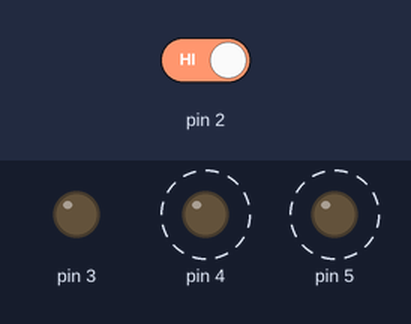
Recording of a sketch running on a simulated Arduino Uno, built with avr-gcc and run on an emulated ATmega328P. Parts: output pins drawn as LEDs (lit = HIGH). Dashed ring = blinking. Inputs (shaded band) come from the test bench; at power-on: pin 2 HIGH.

Above: at 1.3 s.
1.4 s: pin 2 driven LOW
At 2.7 s:
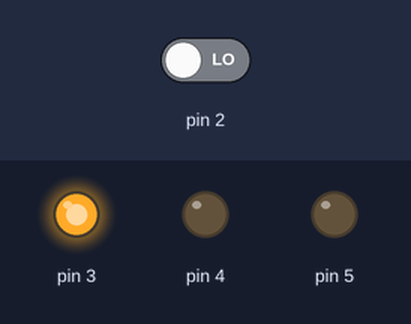
3.0 s: pin 2 driven HIGH
At 3.12 s:
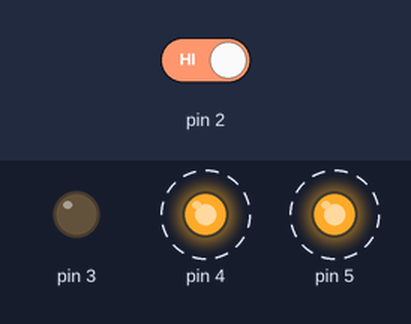
Timing chart, 0 to 12.0 s (numbered marks = the images above; inputs shaded):
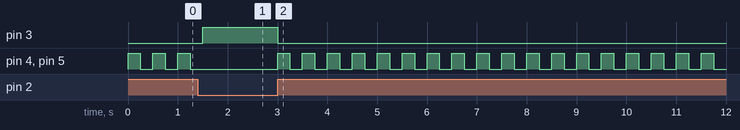

Measured:
- after the input at 1.4 s, pin 3: LOW → HIGH after 0.10 s; pin 4, pin 5: stops changing and stays LOW
- after the input at 3.0 s, pin 3: HIGH → LOW at once; pin 4, pin 5: alternates HIGH for 0.25 s and LOW for 0.25 s, starting at once
- by itself, pin 4, pin 5: alternates HIGH for 0.25 s and LOW for 0.25 s

The sketch:

project_2.ino
```cpp
int switchState = 0;

void setup() {
  pinMode(2, INPUT);
  pinMode(3, OUTPUT);
  pinMode(4, OUTPUT);
  pinMode(5, OUTPUT);
}

void loop() {
  switchState = digitalRead(2);

  if (switchState == LOW) {
    // button is not pressed
    digitalWrite(3, HIGH);
    digitalWrite(4, LOW);
    digitalWrite(5, LOW);
  } else {
    // toggle red leds when pressed
    digitalWrite(3, LOW);
    digitalWrite(4, !digitalRead(4));
    digitalWrite(5, !digitalRead(5));
    delay(250);
  }
}
```
